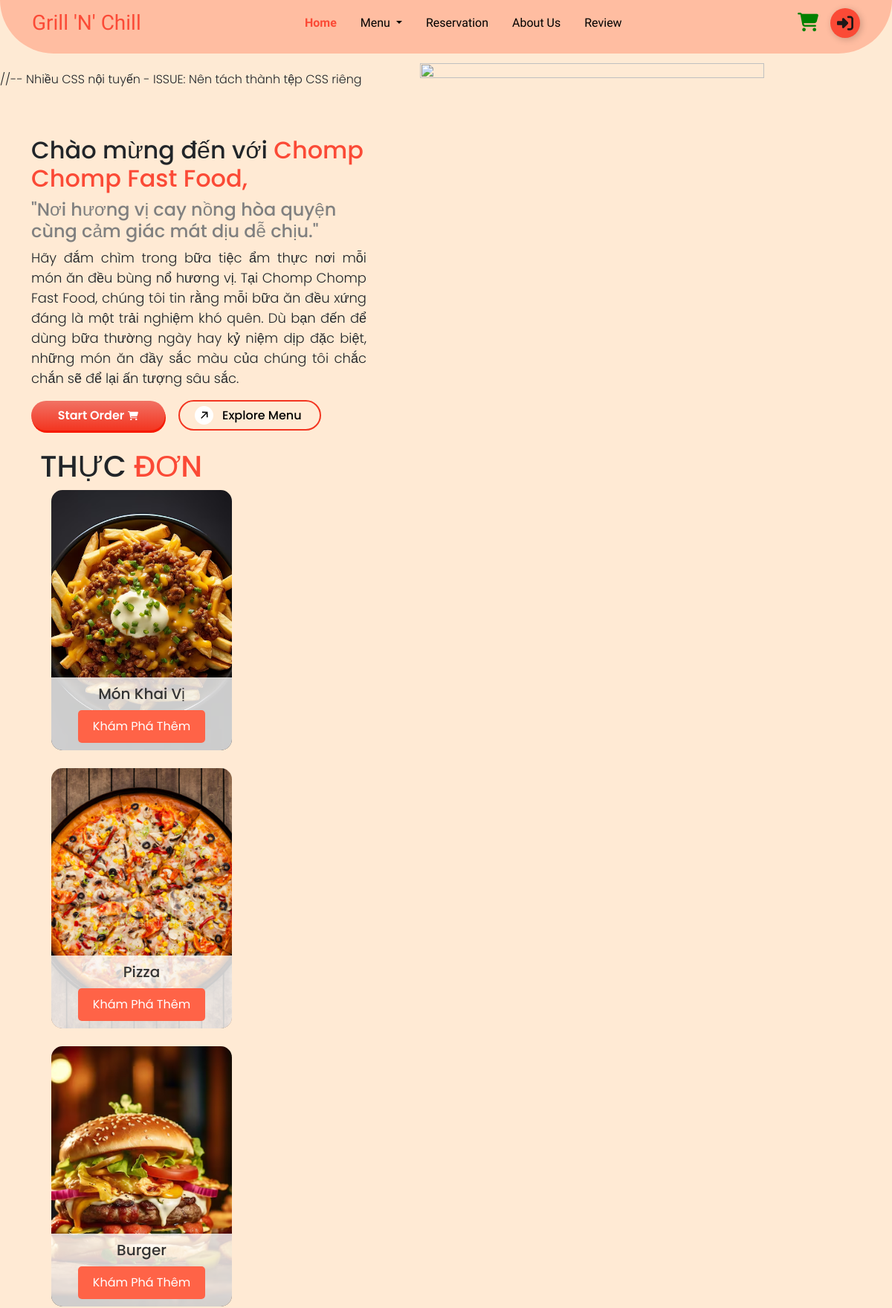
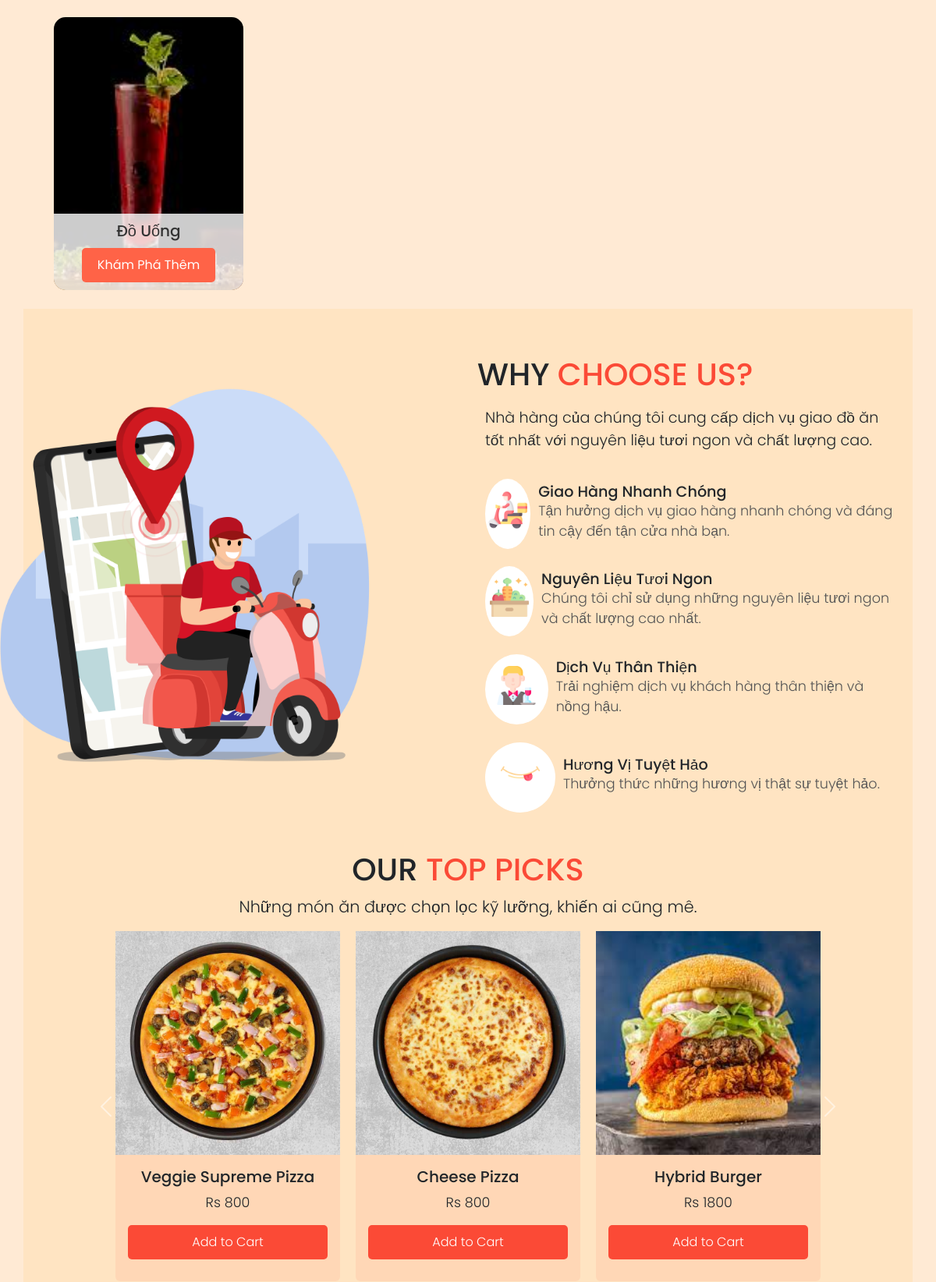
The page / (upper part) on the database its author committed (2 pictures, top to bottom).
### tables this page shows
CREATE TABLE `menuitem` (
  `itemId` int(11) NOT NULL,
  `itemName` varchar(255) NOT NULL,
  `catName` varchar(255) NOT NULL,
  `price` varchar(255) NOT NULL,
  `status` enum('Available','Unavailable','','') NOT NULL DEFAULT 'Available',
  `description` varchar(255) NOT NULL,
  `image` varchar(255) NOT NULL,
  `dateCreated` timestamp NOT NULL DEFAULT current_timestamp(),
  `updatedDate` datetime NOT NULL,
  `is_popular` tinyint(1) DEFAULT 0
);

### index.php (the view, shortened to what this page needs)
<?php
include 'db_connection.php';
$sql = "SELECT itemName, image, price FROM menuitem WHERE is_popular = 1";
if ($result = $conn->query($sql)) {
  $popularItems = [];
  while ($row = $result->fetch_assoc()) {
    $popularItems[] = $row;
  }
} else {
  echo "Error: " . $sql . "<br>" . $conn->error;
}
?>
<!DOCTYPE html>
<html lang="en">
<head>
  <link href="https://cdn.jsdelivr.net/npm/bootstrap@5.3.3/dist/css/bootstrap.min.css" rel="stylesheet" />
  <link rel="stylesheet" href="https://cdnjs.cloudflare.com/ajax/libs/font-awesome/5.15.4/css/all.min.css">
  <link rel='stylesheet' href='https://cdnjs.cloudflare.com/ajax/libs/twitter-bootstrap/4.5.2/css/bootstrap.min.css' />
  <link rel='stylesheet' href='https://cdnjs.cloudflare.com/ajax/libs/font-awesome/5.9.0/css/all.min.css' />
  <link href="https://cdnjs.cloudflare.com/ajax/libs/twitter-bootstrap/4.6.0/css/bootstrap.min.css" rel="stylesheet">
  <link href="https://cdnjs.cloudflare.com/ajax/libs/OwlCarousel2/2.2.1/assets/owl.carousel.min.css" rel="stylesheet">
  <link rel="stylesheet" href="https://cdnjs.cloudflare.com/ajax/libs/font-awesome/6.2.0/css/all.min.css" />
  <link href="https://unpkg.com/aos@2.3.1/dist/aos.css" rel="stylesheet">
  <link rel="stylesheet" href="index.css">
</head>
<body>
  <?php
  if (isset($_SESSION['userloggedin']) && $_SESSION['userloggedin']) {
    include 'nav-logged.php';
  } else {
    include 'navbar.php';
  }
  ?>
  <div class="main">
    <section>
      <div class="container mt-3">
        <div class="row d-flex justify-content-start align-items-start main-container">
          <div class="col-md-5 col-sm-12 col-lg-5 reveal main-text mb-4 text-align-justify mt-5" data-aos="fade-up">
            <h2>Chào mừng đến với <span style="color: #fb4a36;"> Chomp Chomp Fast Food,</span></h2>
            <h4 style="color: gray; font-weight: 450;">"Nơi hương vị cay nồng hòa quyện cùng cảm giác mát dịu dễ chịu."</h4>
            <p style="font-size: 18px; text-align: justify;">
              Hãy đắm chìm trong bữa tiệc ẩm thực nơi mỗi món ăn
              đều bùng nổ hương vị. Tại Chomp Chomp Fast Food, chúng tôi tin rằng mỗi
              bữa ăn đều xứng đáng là một trải nghiệm khó quên. Dù bạn đến để dùng
              bữa thường ngày hay kỷ niệm dịp đặc biệt, những món ăn đầy sắc màu
              của chúng tôi chắc chắn sẽ để lại ấn tượng sâu sắc.
            </p>
            <div class="buttondiv">
              <div>
                <a href="login.php">
                  <button class="button">
                    Start Order
                  </button>
                </a>
              </div>
              <div>
                <a class="button1" href="menu.php">
                  <span class="button__icon-wrapper">
                    <svg width="10" class="button__icon-svg" xmlns="http://www.w3.org/2000/svg" fill="none" viewBox="0 0 14 15">
                      <path fill="currentColor" d="M13.376 11.552l-.264-10.44-10.44-.24.024 2.28 6.96-.048L.2 12.56l1.488 1.488 9.432-9.432-.048 6.912 2.304.024z"></path>
                    </svg>
                    <svg class="button__icon-svg button__icon-svg--copy" xmlns="http://www.w3.org/2000/svg" width="10" fill="none" viewBox="0 0 14 15">
                      <path fill="currentColor" d="M13.376 11.552l-.264-10.44-10.44-.24.024 2.28 6.96-.048L.2 12.56l1.488 1.488 9.432-9.432-.048 6.912 2.304.024z"></path>
                    </svg>
                  </span>
                  Explore Menu
                </a>
              </div>
            </div>
          </div>
          <div class="col-md-7 col-sm-12 col-lg-7 d-flex justify-content-center align-items-start slide-in-right main-image">
            <img src="images/Pizza.png" class="img" style=" width: 85%; height: 80%;">
          </div>
        </div>
        <div class="row">
      <section>
        <div class="menu-section">
          <div class="container-fluid">
            <div class="row">
              <h1>THỰC <span>ĐƠN</span></h1>
            </div>
            <div class="col-lg-3 col-md-6 mb-4">
              <div class="category-card" style="background-image: url('images/appe-index.avif');" data-aos="fade-up">
                <div class="card-bottom">
                  <h3>Món Khai Vị</h3>
                  <a href="menu.php#appetizer">
                    <button class="explore-btn">Khám Phá Thêm</button></a>
                </div>
              </div>
            </div>
            <div class="col-lg-3 col-md-6 mb-4">
              <div class="category-card" style="background-image: url('images/index-pizza.jpg');" data-aos="fade-up">
                <div class="card-bottom">
                  <h3>Pizza</h3>
                  <a href="menu.php#pizza">
                    <button class="explore-btn">Khám Phá Thêm</button></a>
                </div>
              </div>
            </div>
            <div class="col-lg-3 col-md-6 mb-4">
              <div class="category-card" style="background-image: url('images/index-burger.avif');" data-aos="fade-up">
                <div class="card-bottom">
                  <h3>Burger</h3>
                  <a href="menu.php#burger">
                    <button class="explore-btn">Khám Phá Thêm</button></a>
                </div>
              </div>
            </div>
            <div class="col-lg-3 col-md-6 mb-4">
              <div class="category-card" style="background-image: url('images/bev-index.jpeg');" data-aos="fade-up">
                <div class="card-bottom">
                  <h3>Đồ Uống</h3>
                  <a href="menu.php#beverage">
                    <button class="explore-btn">Khám Phá Thêm</button></a>
                </div>
              </div>
            </div>
          </div>
        </div>
      </section>
  <section class="why-choose-us" id="why-choose-us">
    <div class="container">
      <div class="row why-us-content">
        <div class="col-md-12 col-lg-6 col-sm-12 col-xs-12 mt-5 reveal d-flex justify-content-start align-items-start" data-aos="fade-up">
          <img src="images/Why-Us.png" width="100%" height="auto" loading="lazy" alt="delivery boy" class="w-100 delivery-img" data-delivery-boy>
        </div>
        <div class="col-lg-6 col-md-12 col-sm-12 col-xs-12 d-flex flex-column justify-content-center reveal" data-aos="fade-up">
          <h1>WHY <span>CHOOSE US?</span></h1>
          <p class="content">Nhà hàng của chúng tôi cung cấp dịch vụ giao đồ ăn tốt nhất với nguyên liệu tươi ngon và chất lượng cao.</p>
          <ul class="why-choose-us-list">
            <li data-aos="fade-up">
              <div class="image-wrapper mt-1">
                <img src="icons/delivery-man.png" alt="Fast Delivery">
              </div>
              <div class="feature-content">
                <h4>Giao Hàng Nhanh Chóng</h4>
                <p>Tận hưởng dịch vụ giao hàng nhanh chóng và đáng tin cậy đến tận cửa nhà bạn.</p>
              </div>
            </li>
            <li data-aos="fade-up">
              <div class="image-wrapper">
                <img src="icons/vegetables.png" alt="Fresh Ingredients">
              </div>
              <div class="feature-content">
                <h4>Nguyên Liệu Tươi Ngon</h4>
                <p>Chúng tôi chỉ sử dụng những nguyên liệu tươi ngon và chất lượng cao nhất.</p>
              </div>
            </li>
            <li data-aos="fade-up">
              <div class="image-wrapper">
                <img src="icons/waiter (1).png" alt="Friendly Service" class="why-us-image">
              </div>
              <div class="feature-content">
                <h4>Dịch Vụ Thân Thiện</h4>
                <p>Trải nghiệm dịch vụ khách hàng thân thiện và nồng hậu.</p>
              </div>
            </li>
            <li data-aos="fade-up">
              <div class="image-wrapper">
                <img src="icons/tasty.png" alt="Exceptional Taste">
              </div>
              <div class="feature-content">
                <h4>Hương Vị Tuyệt Hảo</h4>
                <p>Thưởng thức những hương vị thật sự tuyệt hảo.</p>
              </div>
            </li>
          </ul>
        </div>
      </div>
      <div class="popular reveal" data-aos="fade-up">
        <h1 class="text-center mt-3">OUR <span>TOP PICKS</span></h1>
        <P class="text-center" style="font-size: 1.3rem;">Những món ăn được chọn lọc kỹ lưỡng, khiến ai cũng mê.</P>
        <div id="cardCarousel" class="carousel slide" data-bs-ride="carousel" data-bs-interval="8000" data-aos="fade-up">
          <div class="carousel-inner">
            <?php
            $chunkedItems = array_chunk($popularItems, 3);
            $isActive = true;
            foreach ($chunkedItems as $items) {
              echo '<div class="carousel-item' . ($isActive ? ' active' : '') . '" >';
              echo '<div class="d-flex justify-content-center">';
              foreach ($items as $item) {
                echo '<div class="card" >';
                echo '<img src="uploads/' . $item['image'] . '" class="card-img-top" alt="' . $item['itemName'] . '">';
                echo '<div class="card-body">';
                echo '<h5 class="card-title text-center">' . $item['itemName'] . '</h5>';
                echo '<p class="card-text text-center">Rs ' . $item['price'] . '</p>';
                echo '<a class="button-cart" onclick="addToCart()">Add to Cart</a>';
                echo '</div>';
                echo '</div>';
              }
              echo '</div>';
              echo '</div>';
              $isActive = false;
            }
            ?>
          </div>
          <button class="carousel-control-prev" type="button" data-bs-target="#cardCarousel" data-bs-slide="prev">
            <span class="carousel-control-prev-icon" aria-hidden="true"></span>
          </button>
          <button class="carousel-control-next" type="button" data-bs-target="#cardCarousel" data-bs-slide="next">
            <span class="carousel-control-next-icon" aria-hidden="true"></span>
          </button>
        </div>
      </div>
    </div>
  </section>
</body>
</html>

### index.css (style rules this page uses)
* { margin: 0; padding: 0; }
body { padding-top: 95px; background: #feead4; }
.main { background-image: url('images/main-bg.png') !important; background-size: cover; background-position: center; background-repeat: no-repeat; margin-bottom: 50px; }
.button { width: 180px; height: 40px; background-image: linear-gradient(#f17264, #f33520); border: none; border-radius: 50px; color: rgb(255, 255, 255); font-weight: 600; display: flex; align-items: center; justify-content: center; gap: 5px; cursor: pointer; box-shadow: 1px 3px 0px #f71900; transition-duration: .3s; transition: 0.3s transform ease-in-out; font-size: 16px; }
.cartIcon { width: 14px; height: fit-content; }
.button1 { line-height: 1; text-decoration: none; display: inline-flex; align-items: center; gap: .75rem; background-color: none; color: black; border-radius: 10rem; border: 2px solid #f33520; font-weight: 500; padding: .37rem 1.5rem; padding-left: 20px; white-space: nowrap; overflow: hidden; text-overflow: ellipsis; transition: all .3s ease; }
.button__icon-wrapper { flex-shrink: 0; width: 25px; height: 25px; position: relative; color: var(--clr); background-color: #fff; border-radius: 50%; display: grid; place-items: center; overflow: hidden; }
.button__icon-svg--copy { position: absolute; transform: translate(-150%, 150%); }
.buttondiv { display: flex; align-items: center; gap: 18px; }
.container a { text-decoration: none; }
.container img { padding: 0; margin-top: -50px; }
.category-card { position: relative; width: 100%; height: 350px; background-size: cover; background-position: center; border-radius: 15px; overflow: hidden; transition: transform 0.3s, box-shadow 0.3s; }
.explore-btn { padding: 10px 20px; border: none; border-radius: 5px; background-color: #ff6347; color: #fff; font-size: 16px; cursor: pointer; transition: background-color 0.3s; }
.card-bottom { position: absolute; bottom: 0; width: 100%; background-color: rgba(255, 255, 255, 0.8); text-align: center; padding: 10px 0; transition: opacity 0.3s; }
.card-bottom h3 { margin: 0; font-size: 20px; color: #333; }
.card-bottom .explore-btn { background-color: #ff6347; color: #fff; margin-top: 10px; }
.why-choose-us { padding: 60px 0; background-color: #ffe4c2; }
.why-choose-us .content { padding: 10px; }
.container h1 span, .popular h1 span { color: #fb4a36; }
.why-choose-us .delivery-img { max-width: 100%; height: auto; }
.carousel-item img { width: 100%; height: 75%; padding-top: 45px; }
.carousel-item { display: flex; justify-content: center; align-items: center; }
.popular #cardCarousel .card { width: 18rem; margin: 0 10px; border: none; background-color: rgba(253, 108, 77, 0.1); }
.carousel-control-prev, .carousel-control-next { width: 5%; color: #fb4a36; }
.delivery-img { position: absolute; top: 0; left: 0; transform: translateX(-80px); transition: var(--transition-2); }
.why-choose-us-list { list-style-type: none; padding: 0; }
.why-choose-us-list li { display: flex; align-items: center; margin-bottom: 1.1rem; }
.feature-content h4 { margin: 0; font-size: 1.2rem; }
.feature-content p { margin: 0; color: #555; }
.why-choose-us .content { font-size: 1.2rem; margin-bottom: 20px; }
.why-choose-us p { font-size: 1.1rem; }
.image-wrapper { width: 90px; height: 90px; background: white; border-radius: 50%; display: flex; justify-content: center; align-items: center; margin: 5px 10px 0px 10px; padding-top: 40px; }
.image-wrapper img { max-width: 100%; max-height: 100%; align-content: center; }
.button-cart { background-color: #fb4a36; color: white; display: flex; justify-content: center; align-items: center; padding: 10px 20px; border: none; border-radius: 5px; font-size: 16px; cursor: pointer; transition: background-color 0.3s; margin-bottom: 15px; }
.reveal { animation: reveal 1s ease-out; }
.slide-in-right { opacity: 0; animation: slideInRight 1s ease-out forwards; }

### navbar.php (style rules this page uses)
* { margin: 0; padding: 0; }
body { background-color: #feead4; font-family: "Poppins", sans-serif; font-weight: 300; font-style: normal; }
a { color: white; text-decoration: none; }

### rows shown on the page
menuitem: image (picture), itemName "Veggie Supreme Pizza", price "800"
menuitem: image (picture), itemName "Cheese Pizza", price "800"
menuitem: image (picture), itemName "Hybrid Burger", price "1800"
